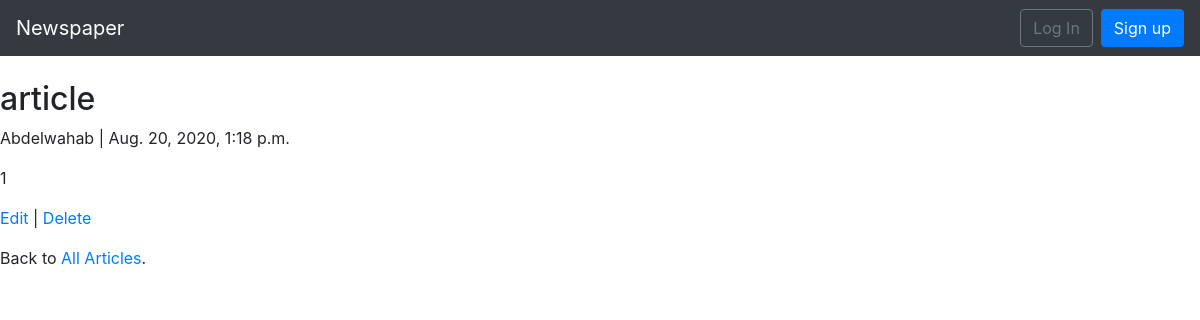
Screenshot of /articles/1/e with the database file from the repository.
### articles/models.py (models this page shows, shortened)
class Article(models.Model):
    title=models.CharField(max_length=255)
    body=models.TextField()
    date=models.DateTimeField(auto_now_add=True)
    author=models.ForeignKey(get_user_model(),on_delete=models.CASCADE,)

### users/models.py (models this page shows)
class CustomUser(AbstractUser):
    age=models.PositiveIntegerField(null =True ,blank= True)

### articles/views.py (the view)
# urls.py: path("<int:pk>/e",ArticleDetailView.as_view(),name='article_detail'),
class ArticleDetailView(DetailView):
    model =Article
    template_name="article_detail.html"

### templates/article_detail.html
{% extends 'base.html' %}
{% block content %}
    <div class="article-entry">
        <h2>{{ object.title }}</h2>
        <p>{{ object.author}} | {{ object.date }}</p>
        <p>{{ object.body }}</p>
    </div>
    <p><a href="{% url 'article_edit' article.pk %}">Edit</a> |
        <a href="{% url 'article_delete' article.pk %}">Delete</a>
    </p>
    <p>Back to <a href="{% url 'article_list' %}">All Articles</a>.</p>
{% endblock content %}

### rows the page displays
Article: title "article", author "Abdelwahab", date "Aug. 20, 2020, 1:18 p.m.", body "1"
